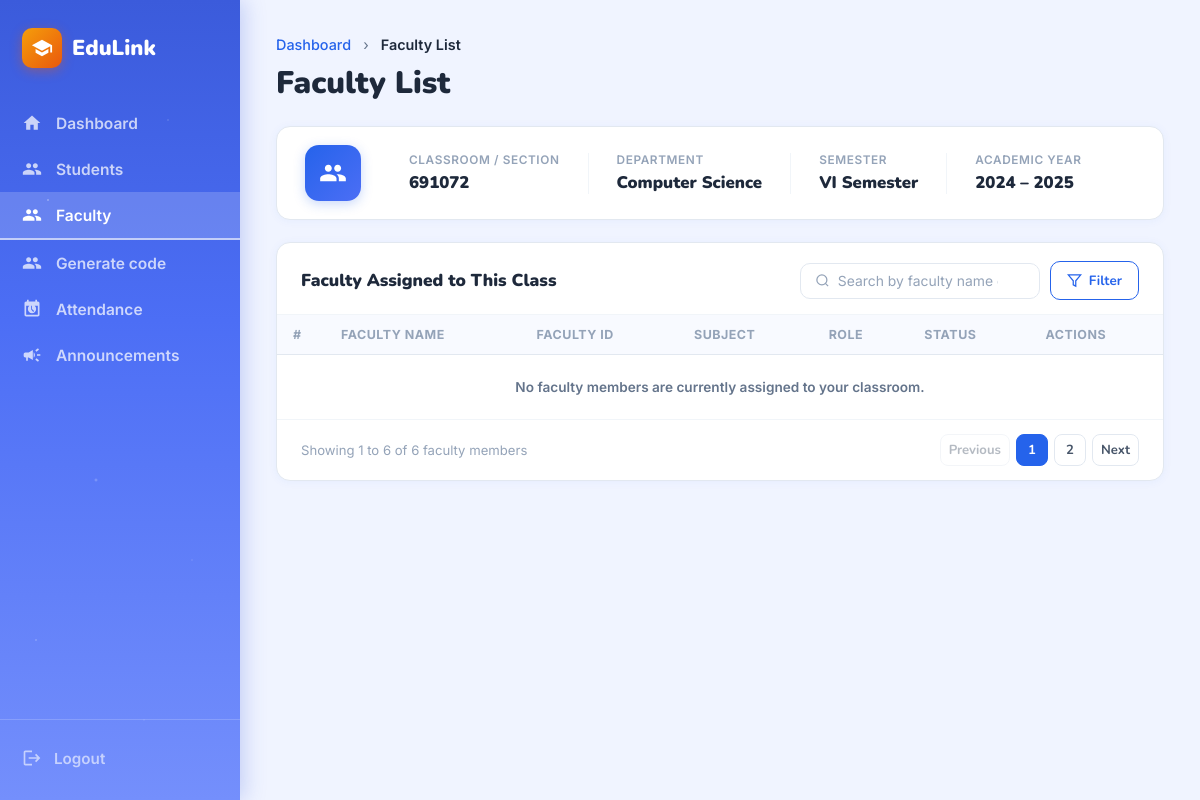
Page /advicer/faculty_lists/ (signed in) on the earlier database version.
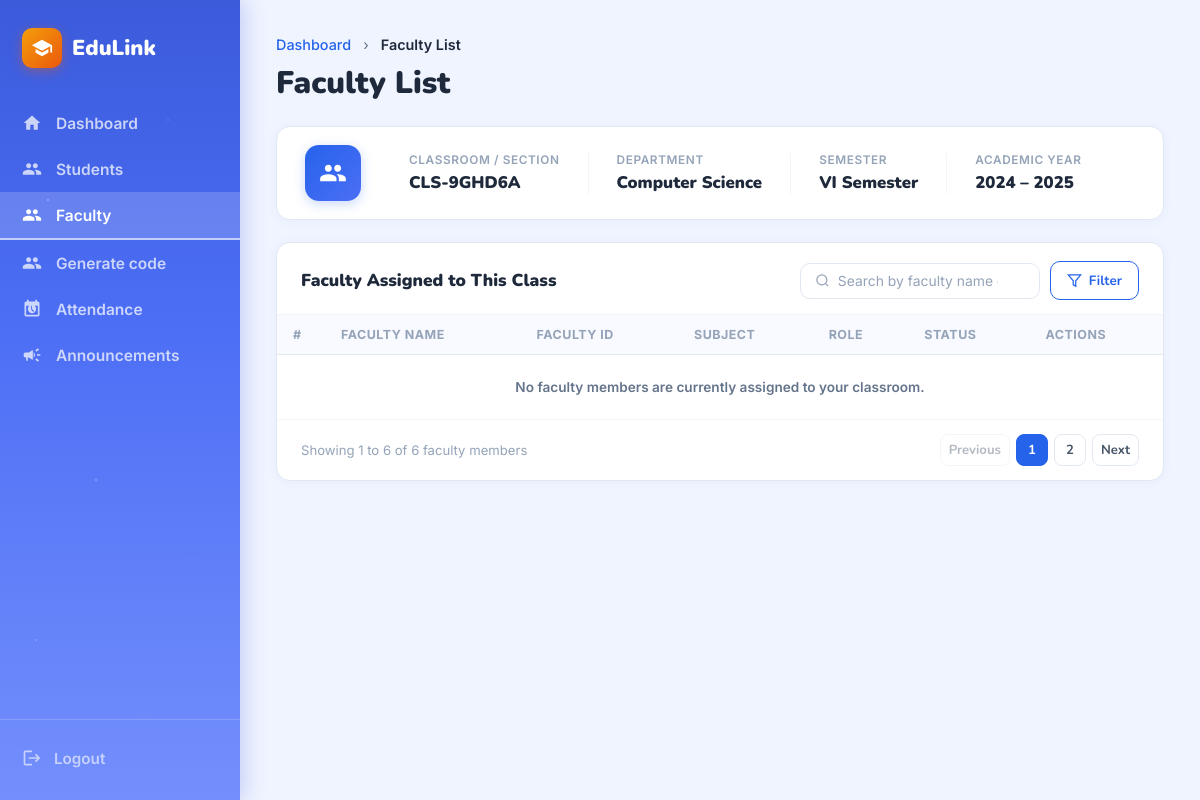
Same page on the later database version.
### Advicer/models.py (models this page shows, shortened)
class Classroom(models.Model):
  username=models.ForeignKey(User, on_delete=models.CASCADE, null=True, blank=True, related_name='created_classrooms')
  class_name=models.CharField(max_length=100)
  advisor = models.ForeignKey(
        User,
        on_delete=models.CASCADE,
        limit_choices_to={'role': 'advisor'},
        related_name='assigned_classrooms'
    )
  class_code = models.CharField(max_length=20, unique=True)
  created_at = models.DateTimeField(auto_now_add=True)
  updated_at=models.DateTimeField(auto_now=True)

### Advicer/views.py (the view)
# urls.py: path('faculty_lists/',views.faculty_lists,name='faculty_lists'),
@login_required
def faculty_lists(request):
    classroom = Classroom.objects.filter(advisor=request.user).last()
    code = classroom.class_code if classroom else None
    faculties = Faculty.objects.filter(class_code=code).select_related('username')
    context = {
        'faculty_list': faculties,
        'class_code': code
    }
    return render(request, 'faculty_list.html', context)

### Advicer/templates/faculty_list.html (shortened to what the changed rows need)
{% extends "advisor_base.html" %}
{% block content %}
<h1 class="page-title">Faculty List</h1>
<div class="class-banner">
  <div class="class-banner-item">
    <div class="class-banner-label">Classroom / Section</div>
    <div class="class-banner-value">{{ class_code|default:"CLS-9GHD6A" }}</div>
  </div>
</div>
<div class="faculty-card">
  <table class="fac-table">
    <thead>
      <tr>
        <th>#</th>
        <th>Faculty Name</th>
        <th>Faculty ID</th>
        <th>Subject</th>
        <th>Role</th>
        <th>Status</th>
        <th>Actions</th>
      </tr>
    </thead>
  </table>
</div>
{% endblock %}

Differences in the rows shown:
removed Classroom: class_code "691072"
Other differences:
{{ class_code|default:"CLS-9GHD6A" }}: (not shown) → "CLS-9GHD6A"
